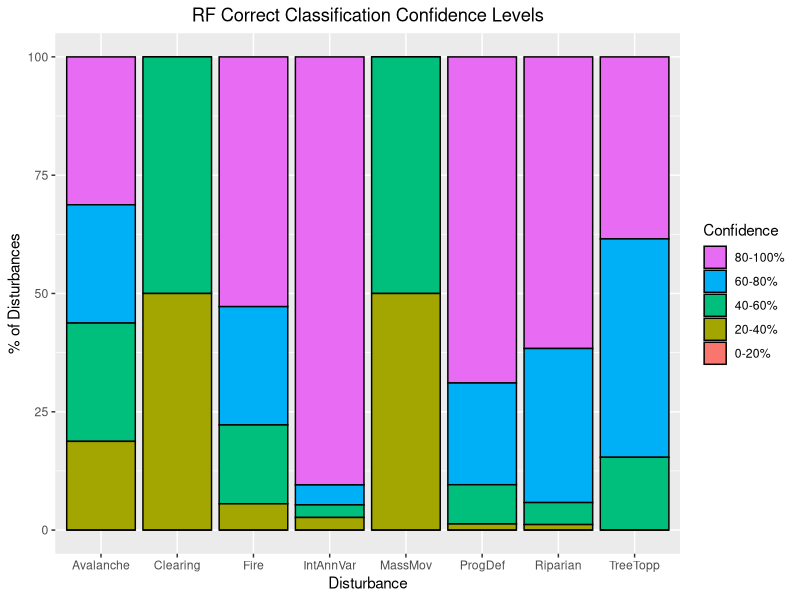
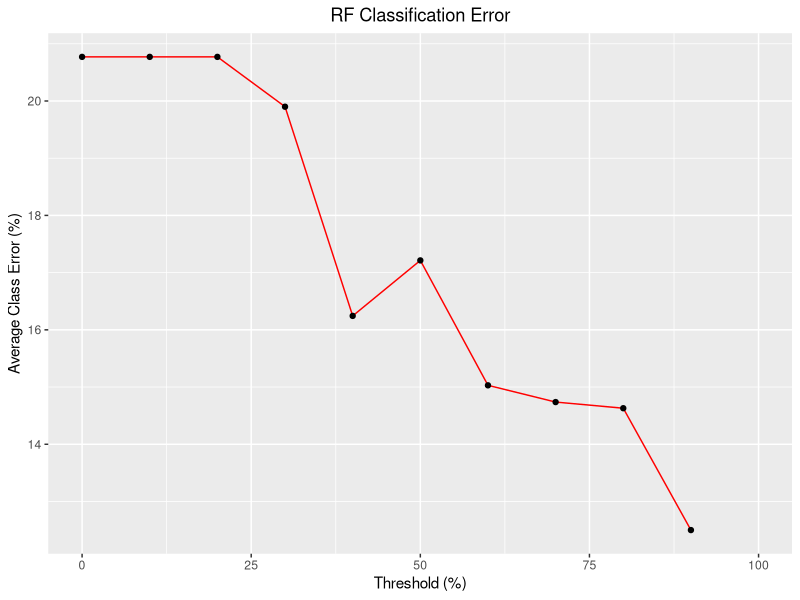

These figures' R source, in order:
## ---- chunk 1
# file settings
knitr::opts_chunk$set(include=TRUE,echo=TRUE)
## ---- chunk 2
# loads data and libraries
setwd("C:/Users/dwexler/Desktop/R/nps-repo/rf")
x <- read.csv("rf_data.csv")
y <- read.csv("rf_labels.csv")
suppressWarnings({library(randomForest)})
suppressWarnings({library(knitr)})
suppressWarnings({library(ggplot2)})
suppressWarnings({library(tidyr)})
## ---- chunk 3
# EDIT 'variables' TO CHANGE WHAT PREDICTORS ARE USED IN MODEL
variables <- c("durMn","durSd","idxMagMn","idxMagSd","tcbMagMn","tcbMagSd",
               "tcgMagMn","tcgMagSd","tcwMagMn","tcwMagSd","tcbPreMn",
               "tcbPreSd","tcgPreMn","tcgPreSd","tcwPreMn","tcwPreSd",
               "tcbPstMn","tcbPstSd","tcgPstMn","tcgPstSd","tcwPstMn",
               "tcwPstSd","area","perim","shape_1","tcbPst01Mn","tcbPst01Sd",
               "tcbPst03Mn","tcbPst03Sd","tcbPst07Mn","tcbPst07Sd",
               "tcbPst15Mn","tcbPst15Sd","tcgPst01Mn","tcgPst01Sd",
               "tcgPst03Mn","tcgPst03Sd","tcgPst07Mn","tcgPst07Sd",
               "tcgPst15Mn","tcgPst15Sd","tcwPst01Mn","tcwPst01Sd",
               "tcwPst03Mn","tcwPst03Sd","tcwPst07Mn","tcwPst07Sd",
               "tcwPst15Mn","tcwPst15Sd")
###############################################################################
# list of disturbance types used to filter data
disturbances <- c("Avalanche","Inter-annual Variability","Clearing",
                  "Mass Movement","Progressive Defoliation","Riparian",
                  "Fire","Post Fire Defoliation","Tree Toppling",
                  "Development","Post Clearing","Post Tree Toppling","Water")
# list of shortened disturbance labels for plotting
dist_labels <- c("Avalanche","IntAnnVar","Clearing","MassMov","ProgDef",
                 "Riparian","Fire","PostFireDef","TreeTopp","Devel",
                 "PostClear","PostTreeTopp","Water")
## ---- chunk 4
# EDIT 'elevation_mask' TO INCLUDE OR EXCLUDE PATCHES IN ELEVATION MASK
elevation_mask <- FALSE
# EDIT 'show_yearly_breakdown' TO HIDE OR SHOW YEARLY DISTURBANCE BREAKDOWN
show_yearly_breakdown <- FALSE
# EDIT 'group' TO GROUP OR NOT GROUP 'POST' EVENTS WITH THEIR PARENT CLASSES
group_post_classes <- TRUE
# EDIT 'disturbances' TO CHANGE DISTURBANCES INCLUDED IN MODEL
dist_subset <- c(1,2,3,4,5,6,7,9)
###############################################################################
# removes patches without a labeled change type
x <- x[y$ChangeType!="",]
y <- y[y$ChangeType!="",]
# gets the disturbance years and elevation mask binaries
years <- data.frame(x[,c("yod")])
year_list <- unique(years)[,1]
mask <- data.frame(y[,c("ChangeDesc")])
# filters by variable and converts data to numeric
x <- data.frame(sapply(x[,variables],as.numeric))
y <- data.frame(y[c("ChangeType")])
# filters out data in elevation mask
if (elevation_mask) {
  years <- years[mask[,1]!="Fully in mask",,drop=FALSE]
  x <- x[mask[,1]!="Fully in mask",]
  y <- y[mask[,1]!="Fully in mask",,drop=FALSE]
}
# displays frequency distribution of disturbances
kable(table(y),align="l",caption="Distribution of disturbances")
# displays breakdown of disturbances by year
if (show_yearly_breakdown) {
  kable(table(years[,1],y[,1]),align="l",caption="Yearly disturbances")
}
# groups 'post' events with their parent classes
if (group_post_classes) {
  y[y[,1]=="Post Fire Defoliation",] <- "Fire"
  y[y[,1]=="Post Tree Toppling",] <- "Tree Toppling"
  y[y[,1]=="Post Clearing",] <- "Clearing"
}
# filters data by disturbance type
disturbances <- disturbances[dist_subset]
labels_subset <- dist_labels[dist_subset]
dists <- length(disturbances)
x <- x[y[,1]%in%disturbances,]
y <- y[y[,1]%in%disturbances,,drop=FALSE]
## ---- chunk 5
# EDIT 'split' TO CHANGE THE TRAINING SPLIT
split <- 0.75
###############################################################################
# creates a training and testing set
x_train <- data.frame(matrix(0,0,ncol(x)))
y_train <- data.frame(matrix("",0,1))
x_test <- data.frame(matrix(0,0,ncol(x)))
y_test <- data.frame(matrix("",0,1))
# creates a subset of each disturbance type
for (disturbance in disturbances) {
  x_subset <- x[y[,1]==disturbance,]
  y_subset <- y[y[,1]==disturbance,,drop=FALSE]
  num_rows <- nrow(x_subset)
  index_subset <- sample.int(num_rows,num_rows*split)
  x_train <- rbind(x_train,x_subset[index_subset,])
  y_train <- rbind(y_train,y_subset[index_subset,,drop=FALSE])
  x_test <- rbind(x_test,x_subset[-index_subset,])
  y_test <- rbind(y_test,y_subset[-index_subset,,drop=FALSE])
}
# converts labels to factor data type
y_train <- factor(sapply(y_train,as.factor))
y_test <- factor(sapply(y_test,as.factor))
## ---- chunk 6
# EDIT 'reps' TO CHANGE THE NUMBER OF TREES IN EACH RANDOM FOREST
reps <- 50
# EDIT 'percentages' TO CHANGE PERCENTILE CUTOFFS FOR VARIABLES
percentages <- seq(0,0.9,0.1)
###############################################################################
# constructs vector to balance the training data
sample <- replace(table(y_train),table(y_train)>100,100)
# runs random forest and extracts most important variables
forest <- randomForest(x=x_train,y=y_train,importance=TRUE,
                       ntree=reps,sampsize=sample,strata=y_train)
gini <- forest$importance[,"MeanDecreaseGini"]
# runs random forest using different combinations of variables
results <- data.frame(matrix(0,length(percentages),7))
colnames(results) <- c("numPredictors","oobError","avgClassError","maxError",
                       "1stPredictor","2ndPredictor","3rdPredictor")
predictions <- data.frame(matrix(0,length(percentages),dists))
colnames(predictions) <- sort(disturbances)
min_class_error <- 99999
best_variables <- NULL
for (i in 1:length(percentages)) {
  x_subset <- x_train[,gini>quantile(gini,probs=percentages[i])]
  forest_subset <- randomForest(x=x_subset,y=y_train,importance=TRUE,
                                ntree=reps,sampsize=sample,strata=y_train)
  # stores number of predictors
  results[i,1] <- ncol(x_subset)
  # stores out of bound error rate
  results[i,2] <- round(forest_subset$err.rate[reps,"OOB"]*100,2)
  avg_class_error <- round(mean(forest_subset$confusion[,"class.error"])*100,2)
  # stores predictors used during the run with the lowest average class error
  results[i,3] <- avg_class_error
  if (avg_class_error < min_class_error) {
    min_class_error <- avg_class_error
    best_variables <- colnames(x_subset)
  }
  # stores the maximum class error
  results[i,4] <- round(max(forest_subset$confusion[,"class.error"])*100,2)
  # stores the top three predictors
  gini_subset <- data.frame(forest_subset$importance[,"MeanDecreaseGini"])
  sorted_gini <- rownames(gini_subset)[order(gini_subset[,1],decreasing=TRUE)]
  results[i,c(5,6,7)] <- sorted_gini[c(1,2,3)]
  # stores the disturbance specific class errors
  predictions[i,] <- round(forest_subset$confusion[,"class.error"]*100,2)
}
# displays results
sample_print <- as.data.frame(sample)
colnames(sample_print) <- c("ChangeType","Freq")
kable(sample_print,align="l",caption="Frequency distribution of disturbances used to train model")
kable(results,align="l",row.names=TRUE,caption="Error rates and top predictors from all runs")
kable(predictions,align="l",row.names=TRUE,caption="Disturbance specific errors from all runs")
## ---- chunk 7
# runs random forest with most predictive variables and displays results
x_train_subset <- x_train[,best_variables]
x_test_subset <- x_test[,best_variables]
best_forest <- randomForest(x=x_train_subset,y=y_train,xtest=x_test_subset,
                            ytest=y_test,importance=TRUE,ntree=reps,
                            sampsize=sample,strata=y_train)
# calculates statistics for random forest run
confusion_train <- best_forest$confusion
confusion_train[,"class.error"] <- round(confusion_train[,"class.error"]*100,2)
colnames(confusion_train)[length(colnames(confusion_train))] <- "Error"
oob_error <- round(best_forest$err.rate[reps,"OOB"]*100,2)
class_error_train <- round(mean(best_forest$confusion[,"class.error"])*100,2)
confusion_test <- best_forest$test$confusion
confusion_test[,"class.error"] <- round(confusion_test[,"class.error"]*100,2)
colnames(confusion_test)[length(colnames(confusion_test))] <- "Error"
class_error_test <- round(mean(best_forest$test$confusion[,"class.error"])*100,2)
avalanche_test <- confusion_test["Avalanche","Error"]
toppling_test <- confusion_test["Tree Toppling","Error"]
# displays results
kable(confusion_train,align="l",caption=paste
      ("Confusion matrix for best training run with ",
        ncol(x_train_subset)," variables (avg class error: ",
        class_error_train,", oob_error: ",oob_error,")",sep=""))
kable(confusion_test,align="l",caption=paste
      ("Confusion matrix for test set with ",ncol(x_train_subset),
        " variables (avg class error: ",class_error_test,")",sep=""))
## ---- chunk 8
# gets the percent of trees that voted for each correct classification
y_test <- factor(sapply(y_test,as.factor))
votes <- best_forest$test$votes
vote_percents <- data.frame()
for (i in 1:nrow(votes)) {
  row <- votes[i,]
  label <- colnames(votes)[which.max(row)]
  if (label==y_test[i]) {
    row_num <- nrow(vote_percents)+1
    vote_percents[row_num,1] <- max(row)
    vote_percents[row_num,2] <- label
  }
}
# divides these winning classifications into bins based on confidence
thresholds_graph <- data.frame(matrix(0,5,dists+1))
thresholds_graph[,dists+1] <- c("80-100%","60-80%","40-60%","20-40%","0-20%")
for (i in 1:dists) {
  vote_subset <- vote_percents[vote_percents[,2]==disturbances[i],1]
  den <- length(vote_subset)
  thresholds_graph[1,i] <- (length(vote_subset[(vote_subset>=.8&vote_subset<=1)])/den)*100
  thresholds_graph[2,i] <- (length(vote_subset[(vote_subset>=.6&vote_subset<.8)])/den)*100
  thresholds_graph[3,i] <- (length(vote_subset[(vote_subset>=.4&vote_subset<.6)])/den)*100
  thresholds_graph[4,i] <- (length(vote_subset[(vote_subset>=.2&vote_subset<.4)])/den)*100
  thresholds_graph[5,i] <- (length(vote_subset[(vote_subset>=0&vote_subset<.2)])/den)*100
}
# plots the results
colnames(thresholds_graph) <- append(labels_subset,"Confidence")
thresholds_graph <- pivot_longer(data=thresholds_graph,cols=all_of(labels_subset),
                                 names_to="Disturbance",values_to="Percent")
ggplot(data=thresholds_graph,aes(x=Disturbance,y=Percent,fill=Confidence))+
  geom_bar(stat="identity",color="black",width=0.9,position=position_stack(reverse=TRUE))+
  labs(y="% of Disturbances",title="RF Correct Classification Confidence Levels")+
  guides(fill=guide_legend(reverse=TRUE))+theme(plot.title=element_text(hjust=0.5))
## ---- chunk 9
# gets the classification error of each class with a confidence threshold
y_test <- as.data.frame(y_test)
thresholds <- c(0,0.1,0.2,0.3,0.4,0.5,0.6,0.7,0.8,0.9)
threshold_data <- data.frame(matrix(0,length(thresholds),dists))
# loops through the thresholds
for (i in 1:length(thresholds)) {
  threshold <- thresholds[i]
  # loops through the disturbance types
  for (j in 1:dists) {
    vote_subset <- votes[y_test==disturbances[j],]
    predicted_subset <- best_forest$test$predicted[y_test==disturbances[j]]
    y_test_subset <- y_test[y_test==disturbances[j],,drop=FALSE]
    num <- 0
    den <- 0
    # finds the percent of a disturbance type correctly classified with a
    # confidence above the current threshold
    for (k in 1:nrow(vote_subset)) {
      if (max(vote_subset[k,]) >= threshold) {
        den <- den+1
        if (predicted_subset[k]==y_test_subset[k,1]) {
          num <- num+1
        }
      }
    }
    threshold_data[i,j] <- round((1-(num/den))*100,2)
  }
}
# plots the results
thresholded_avg <- rowSums(threshold_data, na.rm=T)/dists
thresholded_graph <- data.frame(Confidence=thresholds*100,Error=thresholded_avg)
colnames(threshold_data) <- labels_subset
threshold_percents <- c("0%","10%","20%","30%","40%","50%","60%","70%","80%","90%")
threshold_chart <- cbind(data.frame(Confidence=threshold_percents),threshold_data)
kable(threshold_chart,align="l",
      caption="RF disturbance classification error by confidence")
ggplot(data=thresholded_graph,aes(x=Confidence,y=Error,group=1))+geom_line(color="red")+
  labs(x="Threshold (%)",y="Average Class Error (%)",title="RF Classification Error")+
  geom_point()+theme(plot.title=element_text(hjust=0.5))+xlim(0,100)
## ---- chunk 10
# subsets data to only include avalanche and tree toppling events
dists_v2 <- c("Avalanche","Tree Toppling")
y_train <- as.data.frame(y_train)
y_test <- as.data.frame(y_test)
x_train_v2 <- x_train[y_train[,1]%in%dists_v2,]
y_train_v2 <- y_train[y_train[,1]%in%dists_v2,,drop=FALSE]
x_test_v2 <- x_test[y_test[,1]%in%dists_v2,]
y_test_v2 <- y_test[y_test[,1]%in%dists_v2,,drop=FALSE]
y_train <- factor(sapply(y_train,as.factor))
y_test <- factor(sapply(y_test,as.factor))
y_train_v2 <- factor(sapply(y_train_v2,as.factor))
y_test_v2 <- factor(sapply(y_test_v2,as.factor))
## ---- chunk 11
# runs random forest and extracts most important variables
forest <- randomForest(x=x_train_v2,y=y_train_v2,importance=TRUE,
                       ntree=reps,sampsize=table(y_train_v2),strata=y_train_v2)
gini <- forest$importance[,"MeanDecreaseGini"]
# runs random forest using different combinations of variables
min_class_error <- 99999
best_variables <- NULL
for (i in 1:length(percentages)) {
  x_subset <- x_train_v2[,gini>quantile(gini,probs=percentages[i])]
  forest_subset <- randomForest(x=x_subset,y=y_train_v2,importance=TRUE,ntree=reps,
                                sampsize=table(y_train_v2),strata=y_train_v2)
  # stores predictor variables used during the lowest error run
  if (avg_class_error < min_class_error) {
    min_class_error <- avg_class_error
    best_variables <- colnames(x_subset)
  }
}
## ---- chunk 12
# runs random forest with most predictive variables and displays results
x_train_subset_v2 <- x_train_v2[,best_variables]
x_test_subset_v2 <- x_test_v2[,best_variables]
best_forest_v2 <- randomForest(x=x_train_subset_v2,y=y_train_v2,xtest=x_test_subset_v2,
                            ytest=y_test_v2,importance=TRUE,ntree=reps,
                            sampsize=table(y_train_v2),strata=y_train_v2)
# calculates statistics for random forest run
confusion_train <- best_forest_v2$confusion
confusion_train[,"class.error"] <- round(confusion_train[,"class.error"]*100,2)
colnames(confusion_train)[length(colnames(confusion_train))] <- "Error"
oob_error <- round(best_forest_v2$err.rate[reps,"OOB"]*100,2)
class_error_train <- round(mean(best_forest_v2$confusion[,"class.error"])*100,2)
confusion_test <- best_forest_v2$test$confusion
confusion_test[,"class.error"] <- round(confusion_test[,"class.error"]*100,2)
colnames(confusion_test)[length(colnames(confusion_test))] <- "Error"
class_error_test <- round(mean(best_forest_v2$test$confusion[,"class.error"])*100,2)
# displays results
kable(confusion_train,align="l",caption=paste
      ("Confusion matrix for best training run with ",
        ncol(x_train_subset_v2)," variables (avg class error: ",
        class_error_train,", oob_error: ",oob_error,")",sep=""))
kable(confusion_test,align="l",caption=paste
      ("Confusion matrix for test set with ",ncol(x_train_subset_v2),
        " variables (avg class error: ",class_error_test,")",sep=""))
avalanche_test_v2 <- confusion_test["Avalanche","Error"]
toppling_test_v2 <- confusion_test["Tree Toppling","Error"]
v2_results <- data.frame(Avalanche=c(avalanche_test,avalanche_test_v2),
                         TreeTopp=c(toppling_test,toppling_test_v2))
rownames(v2_results) <- c("Initial Testing Error","Retrained Testing Error")
kable(v2_results,align="l",caption="Initial and retrained testing errors")
